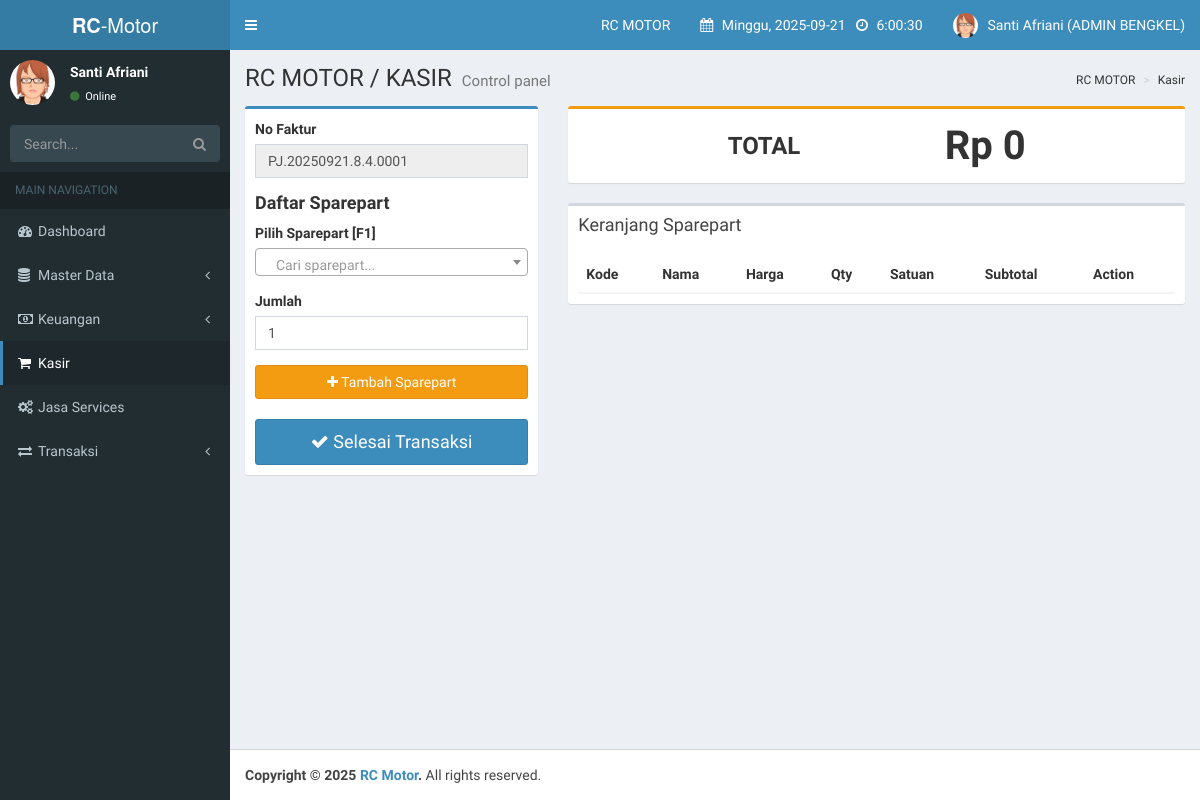
The page /index.php?page=kasir (signed in) on the database its author committed.
### tables this page shows
CREATE TABLE `users` (
  `id_user` int(11) NOT NULL AUTO_INCREMENT,
  `nama_lengkap` varchar(100) NOT NULL,
  `email` varchar(100) NOT NULL,
  `password` varchar(255) NOT NULL,
  `role` enum('super_user','owner_bengkel','admin_bengkel','teknisi') NOT NULL,
  `bengkel_id` int(11) DEFAULT NULL,
  `created_at` timestamp NOT NULL DEFAULT current_timestamp(),
  `updated_at` timestamp NOT NULL DEFAULT current_timestamp() ON UPDATE current_timestamp(),
  PRIMARY KEY (`id_user`),
  UNIQUE KEY `email` (`email`),
  KEY `bengkel_id` (`bengkel_id`),
  CONSTRAINT `users_ibfk_1` FOREIGN KEY (`bengkel_id`) REFERENCES `bengkels` (`id_bengkel`) ON DELETE SET NULL
);

CREATE TABLE `bengkels` (
  `id_bengkel` int(11) NOT NULL AUTO_INCREMENT,
  `nama_bengkel` varchar(100) NOT NULL,
  `alamat` text DEFAULT NULL,
  `telepon` varchar(20) DEFAULT NULL,
  `owner_id` int(11) DEFAULT NULL,
  `status` enum('aktif','non_aktif') NOT NULL DEFAULT 'aktif',
  `created_at` timestamp NOT NULL DEFAULT current_timestamp(),
  `updated_at` timestamp NOT NULL DEFAULT current_timestamp() ON UPDATE current_timestamp(),
  PRIMARY KEY (`id_bengkel`),
  KEY `fk_bengkels_owner` (`owner_id`),
  CONSTRAINT `fk_bengkels_owner` FOREIGN KEY (`owner_id`) REFERENCES `users` (`id_user`) ON DELETE SET NULL
);

### inc/functions.php (called while the page is built)
<?php
function get_user_role() {
    return $_SESSION['role'] ?? null;
}
?>

### pages/admin_bengkel/kasir.php (the view, shortened to what this page needs)
<?php
function generateNoFaktur($conn) {
    $id_user = $_SESSION['id_user'];
    $q_user = mysqli_query($conn, "SELECT bengkel_id FROM users WHERE id_user='$id_user' LIMIT 1");
    $d_user = mysqli_fetch_assoc($q_user);
    $id_bengkel = $d_user['bengkel_id'];
    $prefix = "PJ." . date("Ymd") . "." . $id_user . "." . $id_bengkel;
    $today = date("Y-m-d");
    $q = mysqli_query($conn, "SELECT COUNT(*) as total
                              FROM transaksi
                              WHERE DATE(tanggal)='$today'
                                AND id_user='$id_user'
                                AND id_bengkel='$id_bengkel'
                                AND jenis='penjualan'");
    $row = mysqli_fetch_assoc($q);
    $no_urut = str_pad($row['total'] + 1, 4, "0", STR_PAD_LEFT);
    return $prefix . "." . $no_urut;
}
?>
<div class="row">
  <div class="col-md-4">
    <div class="box box-primary">
      <div class="box-body">
        <form id="form-transaksi" method="POST" autocomplete="off">
          <div class="form-group">
            <label>No Faktur</label>
            <input type="text" class="form-control" name="no_faktur" id="noFakturText" value="<?= generateNoFaktur($conn); ?>" readonly>
          </div>
          <h4><b>Daftar Sparepart</b></h4>
          <div class="form-group">
            <label>Pilih Sparepart [F1]</label>
          </div>
          <div class="form-group">
            <label>Jumlah</label>
            <input type="number" class="form-control" id="jumlah-barang-input" value="1" min="1">
          </div>
          <button type="button" class="btn btn-warning btn-block" id="btn-add-sparepart"><i class="fa fa-plus"></i> Tambah Sparepart</button>
          <button type="button" class="btn btn-primary btn-block btn-lg" style="margin-top:20px;" data-toggle="modal" data-target="#modalSelesaiTransaksi">
              <i class="fa fa-check"></i> Selesai Transaksi
          </button>
        </form>
      </div>
    </div>
  </div>
  <div class="col-md-8">
    <div class="box box-warning">
      <div class="box-body" style="display: flex; justify-content: space-between; align-items: center; padding: 15px;">
        <h3 style="margin: 0; font-weight: bold;">TOTAL</h3>
        <h3 id="total-display" style="margin: 0; font-weight: bold; font-size: 40px;">Rp 0</h3>
      </div>
    </div>
    <div class="box">
      <div class="box-header"><h3 class="box-title">Keranjang Sparepart</h3></div>
      <div class="box-body table-responsive">
        <table class="table table-striped" id="table-sparepart">
          <thead>
            <tr>
              <th>Kode</th>
              <th>Nama</th>
              <th>Harga</th>
              <th>Qty</th>
              <th>Satuan</th>
              <th>Subtotal</th>
              <th>Action</th>
            </tr>
          </thead>
        </table>
      </div>
    </div>
  </div>
</div>

### index.php (shortened to what this page needs)
<?php
include 'inc/koneksi.php';
require_once 'inc/functions.php';
$page = $_GET['page'] ?? 'default_page';
$breadcrumb = str_replace("_", " ", $page);
if (!isset($_SESSION['email']) || $_SESSION['email'] == "") {
    header("location:login.php");
    exit();
} else {
    $current_user_role = $_SESSION['role'];
    $query_data_users = mysqli_query($conn, "SELECT nama_lengkap, role, users.bengkel_id, bengkels.nama_bengkel FROM users join bengkels on users.bengkel_id = bengkels.id_bengkel WHERE email = '$_SESSION[email]'");
    $data_users = mysqli_fetch_array($query_data_users);
    $roletext = str_replace("_"," ", $data_users['role']);
    $nama_bengkel = htmlspecialchars($data_users['nama_bengkel']);
?>
<!DOCTYPE html>
<html>
<head>
    <link rel="stylesheet" href="bower_components/bootstrap/dist/css/bootstrap.min.css">
    <link rel="stylesheet" href="bower_components/font-awesome/css/font-awesome.min.css">
    <link rel="stylesheet" href="dist/css/AdminLTE.min.css">
    <link rel="stylesheet" href="dist/css/skins/_all-skins.min.css">
    <link rel="stylesheet" href="bower_components/morris.js/morris.css">
    <link rel="stylesheet" href="bower_components/jvectormap/jquery-jvectormap.css">
    <link rel="stylesheet" href="bower_components/bootstrap-datepicker/dist/css/bootstrap-datepicker.min.css">
    <link rel="stylesheet" href="bower_components/bootstrap-daterangepicker/daterangepicker.css">
    <link rel="stylesheet" href="plugins/bootstrap-wysihtml5/bootstrap3-wysihtml5.min.css">
    <link rel="stylesheet" type="text/css" href="plugins/datatable/datatables.css">
    <link href="https://cdn.jsdelivr.net/npm/select2@4.1.0-rc.0/dist/css/select2.min.css" rel="stylesheet" />
</head>
<body class="hold-transition skin-blue sidebar-mini">
<div class="wrapper">
    <header class="main-header">
        <a href="#" class="logo">
            <span class="logo-lg"><b>RC</b>-Motor</span>
        </a>
        <nav class="navbar navbar-static-top">
            <a href="#" class="sidebar-toggle" data-toggle="push-menu" role="button">
            </a>
            <div class="navbar-custom-menu">
                <ul class="nav navbar-nav">
                    <li class="dropdown user tasks-menu">
                        <a href="#" class="dropdown-toggle" data-toggle="dropdown">
                            <?= $nama_bengkel; ?>
                        </a>
                    </li>
                    <li class="dropdown user tasks-menu">
                        <a href="#" class="dropdown-toggle" data-toggle="dropdown">
                            <i class="fa fa-calendar" aria-hidden="true"></i>
                            <span class="" id="tanggal">
                                <?php
                                    function hari_ini(){
                                        $hari = date ("D");
                                        switch($hari){
                                            case 'Sun':
                                                $hari_ini = "Minggu";
                                            break;
                                        }
                                        return $hari_ini;
                                    }
                                ?>
                                <?= hari_ini().', '.date("Y-m-d"); ?>
                            </span>
                            <i class="fa fa-clock-o" aria-hidden="true"></i>
                            <span class="" id="jam">
                            </span>
                        </a>
                    </li>
                    <li class="dropdown user user-menu">
                        <a href="#" class="dropdown-toggle" data-toggle="dropdown">
                            <img src="dist/img/avatar3.png" class="user-image" alt="User Image">
                            <span class="hidden-xs"><?= $data_users['nama_lengkap']; ?> (<?= strtoupper($roletext); ?>)</span>
                        </a>
                    </li>
                </ul>
            </div>
        </nav>
    </header>
    <aside class="main-sidebar">
        <section class="sidebar">
            <div class="user-panel">
                <div class="pull-left image">
                    <img src="dist/img/avatar3.png" class="img-circle" alt="User Image">
                </div>
                <div class="pull-left info">
                    <p><?= $data_users['nama_lengkap']; ?></p>
                    <a href="#"><i class="fa fa-circle text-success"></i> Online</a>
                </div>
            </div>
            <form action="#" method="get" class="sidebar-form">
                <div class="input-group">
                    <input type="text" name="q" class="form-control" placeholder="Search...">
                    <span class="input-group-btn">
                        <button type="submit" name="search" id="search-btn" class="btn btn-flat"><i class="fa fa-search"></i>
                        </button>
                    </span>
                </div>
            </form>
            <?php
            $page = $_GET['page'] ?? 'dashboard';
            ?>
            <ul class="sidebar-menu" data-widget="tree">
                <li class="header">MAIN NAVIGATION</li>
                <li class="<?php echo ($page === 'dashboard') ? 'active' : ''; ?>">
                    <a href="?page=dashboard">
                        <i class="fa fa-dashboard"></i><span>Dashboard</span>
                    </a>
                </li>
                <?php if (get_user_role() === 'admin_bengkel'): ?>
                <li class="treeview <?php echo (in_array($page, ['sparepart', 'barcode', 'supplier', 'pelanggan', 'teknisi', 'jenis_services', 'merk', 'sub_merk', 'stok_opname', 'history_stok_masuk', 'history_stok_keluar'])) ? 'active menu-open' : ''; ?>">
                    <a href="#">
                        <i class="fa fa-database"></i><span>Master Data</span>
                        <span class="pull-right-container">
                            <i class="fa fa-angle-left pull-right"></i>
                        </span>
                    </a>
                </li>
                <li class="treeview <?php echo (in_array($page, ['asset', 'modal', 'biaya'])) ? 'active menu-open' : ''; ?>">
                    <a href="#">
                        <i class="fa fa-money"></i><span>Keuangan</span>
                        <span class="pull-right-container">
                            <i class="fa fa-angle-left pull-right"></i>
                        </span>
                    </a>
                </li>
                <li class="<?php echo ($page === 'kasir') ? 'active' : ''; ?>">
                    <a href="?page=kasir">
                        <i class="fa fa-shopping-cart"></i><span>Kasir</span>
                    </a>
                </li>
                <li class="<?php echo ($page === 'jasa_services') ? 'active' : ''; ?>">
                    <a href="?page=jasa_services">
                        <i class="fa fa-cogs"></i><span>Jasa Services</span>
                    </a>
                </li>
                <li class="treeview <?php echo (in_array($page, ['penjualan', 'jasa_services_report', 'pembelian', 'piutang', 'hutang', 'return_penjualan', 'return_pembelian'])) ? 'active menu-open' : ''; ?>">
                    <a href="#">
                        <i class="fa fa-exchange"></i><span>Transaksi</span>
                        <span class="pull-right-container">
                            <i class="fa fa-angle-left pull-right"></i>
                        </span>
                    </a>
                </li>
                <?php endif; ?>
            </ul>
        </section>
    </aside>
    <div class="content-wrapper">
        <section class="content-header">
            <h1>
                RC MOTOR / <?= strtoupper($breadcrumb ?? 'DASHBOARD'); ?>
                <small>Control panel</small>
            </h1>
            <ol class="breadcrumb">
                <li>RC MOTOR</li>
                <li class="text-capitalize"><?= $breadcrumb ?? 'Tidak Tersedia'; ?></li>
            </ol>
        </section>
        <section class="content">
            <?php
            $page = $_GET['page'] ?? 'dashboard';
            $halaman = str_replace(" ", "_", $page);
            $folder = '';
            if ($current_user_role == 'super_user') {
                $folder = 'super_user/';
            } else if ($current_user_role == 'admin_bengkel') {
                $folder = 'admin_bengkel/';
            } else if ($current_user_role == 'owner_bengkel') {
                $folder = 'owner_bengkel/';
            } else {
                $folder = '';
            }
            $halaman2 = "pages/".$folder. $halaman . ".php";
            if (file_exists($halaman2)) {
                include $halaman2;
            } else {
                echo "<div class='alert alert-danger'>Halaman <strong>" . htmlspecialchars($page) . "</strong> Tidak ditemukan atau tidak ada akses untuk peran ini.</div>";
            }
            ?>
        </section>
        </div>
    <footer class="main-footer">
        <strong>Copyright &copy; 2025 <a href=""> RC Motor</a>.</strong> All rights
        reserved.
    </footer>
</div>
</body>
</html>
<?php
}
?>

### rows shown on the page
users: bengkel.nama_bengkel "RC MOTOR", nama_lengkap "Santi Afriani", role "ADMIN BENGKEL"

### other values the page prints
hari_ini() "Minggu"
$breadcrumb "KASIR"
$breadcrumb "Kasir"
